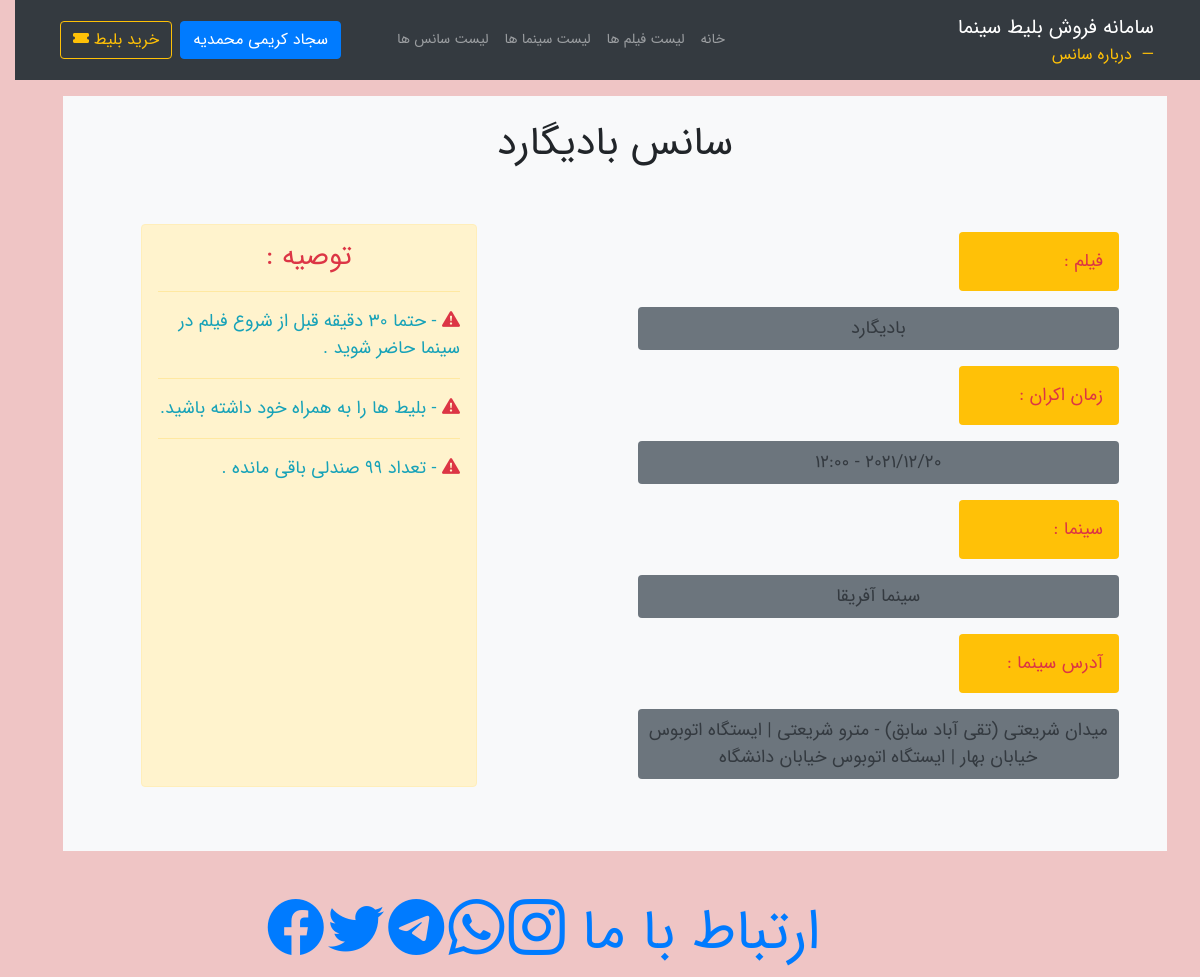
/Ticketing/showtime/detail/4/ (signed in), run on the app's committed database.
### Ticketing/models.py (models this page shows, shortened)
class ShowTime (models.Model):
    class Meta:
        verbose_name = 'سانس'
        verbose_name_plural = 'سانس'
    movie = models.ForeignKey('Movie', on_delete=models.PROTECT, verbose_name='نام فیلم')
    cinema = models.ForeignKey('Cinema', on_delete=models.PROTECT, verbose_name='سالن سینما')
    start_time = models.DateTimeField('زمان اغاز')
    price = models.IntegerField('قیمت')
    salable_seat = models.IntegerField('صندلی های قابل فروش')
    soled_seat = models.IntegerField('صندلی های فروخته شده')
    sale_not_started = 1
    sale_started = 2
    ticket_finished = 3
    sale_ended = 4
    Movie_played = 5
    show_cancelled = 6
    status_choices = (
        (1, 'فروش شروع نشده'),
        (2, 'فروش اغاز شد'),
        (3, 'بلیط تمام شد'),
        (4, 'فروش به اتمام رسید'),
        (5, 'فیلم پخش شد'),
        (6, 'فیلم کنسل شد')
    )
    status = models.IntegerField('وضعیت فروش', choices=status_choices)
    def free_seats(self):
        free_seats = self.salable_seat-self.soled_seat
        return free_seats
    pass

class Movie(models.Model):
    class Meta:
        verbose_name = 'فیلم'
        verbose_name_plural = 'فیلم'
    name = models.CharField('عنوان', max_length=100)
    director = models.CharField('کارگردان', max_length=100)
    year = models.IntegerField('سال تولید')
    length = models.IntegerField('مدت زمان فیلم')
    description = models.TextField('توضیحات', null=True)
    poster = models.ImageField('پوستر', upload_to='movie_posters/',)
    def __str__(self):
        return self.name
    pass

class Cinema (models.Model):
    class Meta:
        verbose_name = 'سالن سینما'
        verbose_name_plural = 'سالن سینما'
    Cod = models.IntegerField('شماره پروانه', primary_key=True)
    name = models.CharField('نام سالن', max_length=50)
    city = models.CharField('شهر', max_length=30, default='مشهد')
    capacity = models.IntegerField('ظرفیت')
    phone = models.CharField('شماره', max_length=50, null=True)
    address = models.TextField('آدرس', null=True)
    image = models.ImageField('تصویر', upload_to='cinema_images/', blank=True)
    def __str__(self):
        return self.name
    pass

### Ticketing/views.py (the view, shortened to what this page needs)
# urls.py: path('showtime/detail/<int:showtime_id>/', views.showtime_detail, name='showtime_detail'),
@login_required
def showtime_detail(request, showtime_id):
    showtime = get_object_or_404(ShowTime, pk=showtime_id)
    context = {
        'showtime': showtime,
    }
    return render(request, 'ticketing/showtime_detail.html', context)

### Ticketing/templates/ticketing/showtime_detail.html (shortened to what this page needs)
{% extends "ticketing/page-Base_list.html"%}
{% block page-nav-name %}
    درباره سانس  {{ showtimes.movie }}
{% endblock %}
{% block main-content %}
        <div class="media">
        <div class="media-body d-flex flex-column bg-light mx-5">
            <h1 class="mt-4 text-center">سانس {{ showtime.movie }}</h1>
            <div class="row m-5" style="font-size: large">
                <div class="row col-md-8 py-2 ">
                    <p class="rounded  text-danger bg-warning p-3 col-3 "> فیلم : </p>
                    <p class="rounded text-dark col-8 bg-secondary p-2 text-center offset-md-9"> {{ showtime.movie }} </p>
                    <p class="rounded bg-warning p-3 text-danger col-3 "> زمان اکران : </p>
                    <p class="rounded text-center text-dark bg-secondary p-2 col-8 offset-md-9"> {{ showtime.start_time|date:"Y/n/j - H:i"  }} </p>
                    <p class="rounded bg-warning p-3 text-danger col-3 "> سینما : </p>
                    <p class="rounded text-dark col-8 bg-secondary p-2 text-center offset-md-9"> {{ showtime.cinema}} </p>
                    <p class="rounded  text-danger bg-warning p-3 col-3 "> آدرس سینما : </p>
                    <p class="rounded text-dark col-8 bg-secondary p-2 text-center offset-md-9"> {{ showtime.cinema.address }} </p>
                </div>
                    <div class="rounded alert col-md-4 alert-warning p-3 text-danger col-8 ">
                        <h3 class="text-center display-5"> توصیه : </h3>
                        <hr/>
                        <p class="text-info"><i class="bi text-danger bi-exclamation-triangle-fill"></i> -
                            حتما 30 دقیقه قبل از شروع فیلم در سینما حاضر شوید .</p>
                        <hr/>
                        <p class="text-info"><i class="bi text-danger bi-exclamation-triangle-fill"></i> -
                             بلیط ها را به همراه خود داشته باشید. </p>
                        <hr/>
                        <p class="text-info"><i class="bi text-danger bi-exclamation-triangle-fill"></i> -
                             تعداد {{ showtime.free_seats }} صندلی باقی مانده . </p>
                    </div>
                </div>
        </div>
    </div>
{% endblock %}

### Ticketing/templates/ticketing/page-Base_list.html (shortened to what this page needs)
{% load static %}
<!DOCTYPE html>
<html lang="fa" dir="rtl">
<head>
    <link rel="stylesheet" type="text/css" href="{% static "ticketing/css/bootstrap.css" %}">
    <link rel="stylesheet" type="text/css" href="{% static "ticketing/css/font-awesome.css" %}">
    <link rel="stylesheet" type="text/css" href="{% static "ticketing/css/main.css" %}">
    <link rel="stylesheet" href="https://cdn.jsdelivr.net/npm/bootstrap-icons@1.8.3/font/bootstrap-icons.css">
</head>
<body>
    <nav class="navbar navbar-expand-md navbar-dark bg-dark mb-3">
        <div class="container">
            <a class="navbar-brand" href="http://127.0.0.1:8000/">
                سامانه فروش بلیط سینما
            <small class="blockquote-footer text-primary">
                {% block page-nav-name %} {% endblock %}
            </small>
            </a>
            <div class="collapse navbar-collapse" id="navbarNav">
                <ul class="navbar-nav mr-auto">
                    <li class="nav-item">
                        <a class="nav-link" href="http://127.0.0.1:8000/">خانه</a>
                    </li>
                    <li class="nav-item">
                        <a class="nav-link" href="{% url "Ticketing:movie_list" %}">لیست فیلم ها</a>
                    </li>
                    <li class="nav-item">
                        <a class="nav-link" href="{% url "Ticketing:cinema_list" %}">لیست سینما ها</a>
                    </li>
                        {% if user.is_authenticated %}
                            <li class="nav-item">
                                <a class="nav-link" href="{% url "Ticketing:showtime_list" %}">لیست سانس ها</a>
                            </li>
                            <li class="nav-item  ">
                            <div class="dropdown pr-5 ">
                                <button class="dropdown-topple btn btn-primary" type="button" data-toggle="dropdown">
                                    {% if user.get_full_name %}
                                        {{ user.get_full_name }}
                                    {% else %}
                                        {{ user.username }}
                                    {% endif %}
                                </button>
                            </div>
                       </li>
                    {% endif %}
                    <li class="nav-item pr-2">
                        <a class="btn btn-outline-warning" href="{% url "Ticketing:showtime_list" %}"> خرید بلیط
                            <i class="bi bi-ticket-fill"></i>
                        </a>
                    </li>
                </ul>
            </div>
        </div>
    </nav>
        {% block main-content %}{% endblock %}
    <div class="row pt-5 d-flex sticky-bottom">
        <div class="col-md-4"></div>
        <div class="align-content-end d-flex flex-column">
            <a class="text-decoration-none" href="https://www.instagram.com/hamedord81/">
                <p class="display-4 d-inline" > ارتباط با ما  </p>
                    <i class="bi bi-instagram display-4 pt-5"></i>
                    <i class="bi bi-whatsapp  display-4 pt-5"></i>
                    <i class="bi bi-telegram  display-4 pt-5"></i>
                    <i class="bi bi-twitter   display-4 pt-5"></i>
                    <i class="bi bi-facebook  display-4 pt-5"></i>
            </a>
        </div>
    </div>
</body>
</html>

### Ticketing/Static/Ticketing/css/main.css (style rules this page uses)
body { direction: rtl; text-align: right; font-family: IRANSansWeb; font-size: 14px !important; margin: 1; background-color: #efc5c5; }

### data on the page
ShowTime: movie "بادیگارد", start_time "2021/12/20 - 12:00", cinema "سینما آفریقا", cinema.address "میدان شریعتی (تقی آباد سابق) - مترو شریعتی | ایستگاه اتوبوس خیابان بهار | ایستگاه اتوبوس خیابان دانشگاه", free_seats "99"

### other printed values
{{ user.get_full_name }} "سجاد کریمی محمدیه"
